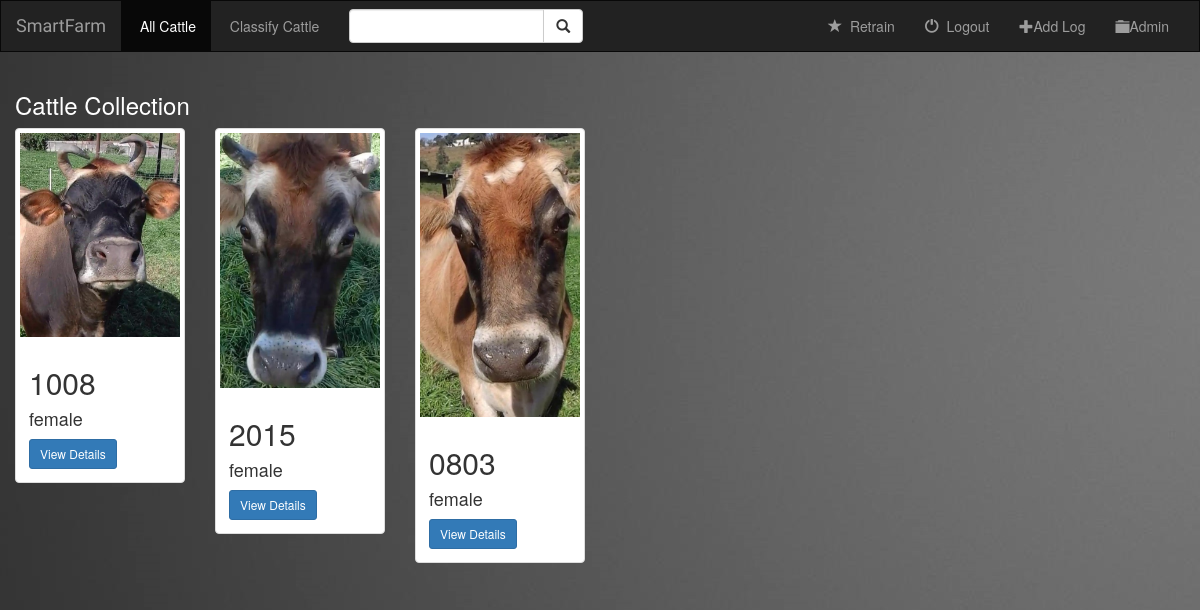
The app's page / (signed in) with its own data.
### face/models.py (models this page shows, shortened)
class Cow(models.Model):
    MALE = 'male'
    FEMALE = 'female'
    JERSEY = 'Jersey'
    AUBRAC = 'Aubrac'
    T1 = 'Horned In Both Sexes'
    T2 = 'Male Only Horned '
    HORN_CHOICES = (
        (T1, 'Horned In Both Sexes'),
        (T2, 'Male Only Horned '),
        )
    GENDER_CHOICES = (
        (MALE, 'male'),
        (FEMALE, 'female'),
        )
    name = models.CharField(max_length=100)
    gender = models.CharField(max_length=6, choices=GENDER_CHOICES,
        default=FEMALE)
    BREED_CHOICES = (
        (JERSEY, 'Jersey'),
        (AUBRAC, 'Aubrac'),
        )
    breed = models.CharField(max_length=15, choices=BREED_CHOICES,
        default=JERSEY)
    coat_color = models.CharField(max_length=100, default=None)
    horn_status = models.CharField(max_length=50, choices=HORN_CHOICES,
        default=T1)
    used_for = models.CharField(max_length=100, default=None)
    cow_img = models.FileField(default=None)

### face/views.py (the view)
# urls.py: url(r'^$', login_required(views.IndexView.as_view()), name='index'),
class IndexView(generic.ListView):
    template_name = 'face/index.html'
    login_url = 'face/login.html'
    context_object_name = 'all_cows'
    def get_queryset(self):
        result = Cow.objects.all()
        query = self.request.GET.get('q')
        if query:
            result = result.filter(
                Q(name__icontains=query) |
                Q(breed__icontains=query) |
                Q(gender__icontains=query)
            ).distinct()
        return result

### face/templates/face/index.html (shortened to what this page needs)
{% extends 'face/base.html' %}
{% block cattle_active %}active{% endblock %}
{% block body %}
<div class="albums-container container-fluid">
       <div class="row">
        {% if all_cows %}
           <div class="col-sm-12">
            <h3 style="color:#FFF">Cattle Collection</h3>
        </div>
            {% for cow in all_cows %}
                <div class="col-sm-4 col-lg-2">
                    <div class="thumbnail">
                        <a href="{% url 'face:detail' cow.id %}">
                            <img src="{{ cow.cow_img.url }}" class="img-responsive">
                        </a>
                        <div class="caption">
                            <h2>{{ cow.name }}</h2>
                            <h4>{{ cow.gender }}</h4>
                            <a href="{% url 'face:detail' cow.id %}" class="btn btn-primary btn-sm" role="button">View Details</a>
                        </div>
                    </div>
                </div>
            {% endfor %}
           {%else%}
                       <div class="col-lg-4 col-centered">
                        <h3 style="color:#FFF;">There are no cattle matching your query <a href="{% url 'face:index' %}" >View All</a></h3>
                    </div>
           {% endif %}
       </div>
</div>
{% endblock %}

### face/templates/face/base.html (shortened to what this page needs)
<!DOCTYPE html>
<html lang="en">
<head>
    {% load staticfiles %}
    <link rel="stylesheet" href="https://maxcdn.bootstrapcdn.com/bootstrap/3.3.6/css/bootstrap.min.css">
    <link rel="stylesheet" type="text/css" href="{% static 'face/style.css' %}"/>
</head>
<body>
    <nav class="navbar navbar-inverse">
    <div class="container-fluid">
        <div class="navbar-header">
            <a class="navbar-brand" href="{% url 'face:index' %}">SmartFarm</a>
        </div>
        <div class="collapse navbar-collapse" id="TopNavBar">
                <ul class="nav navbar-nav">
                    <li class="{% block cattle_active %} {% endblock %}">
                        <a href="{% url 'face:index' %}">
                        &nbsp;All Cattle
                    </a>
                      <li class="{% block classify_active %} {% endblock %}">
                        <a href="{% url 'face:classify' %}">
                        &nbsp;Classify Cattle
                    </a>
                    </li>
                </ul>
            <form class="navbar-form navbar-left" role="search" method="get" action="{% url 'face:index' %}">
                <div class="input-group">
                    <input type="text" class="form-control" name="q" value="{{ request.GET.q }}">
                    <div class="input-group-btn">
						<button class="btn btn-default" type="submit"><span class="glyphicon glyphicon-search"></span></button>
				    </div>
				</div>
            </form>
                <ul class="nav navbar-nav navbar-right">
                    <li class="{% block retrain_active %}{% endblock %}">
                    <a href="{% url 'face:retrain' %}">
                        <span class="glyphicon glyphicon-star" aria-hidden="true"></span>&nbsp; Retrain
                    </a>
                    </li>
                    <li>
                    <a href="{% url 'face:logout_user' %}">
                        <span class="glyphicon glyphicon-off" aria-hidden="true"></span>&nbsp; Logout
                    </a>
                    </li>
                    <li class="">
                        <a href="{{ pk }}/admin/face/cattlelog/add/">
                        <span class="glyphicon glyphicon-plus" aria-hidden="true"></span>Add Log
                    </a>
                      <li class="">
                        <a href="/admin/">
                        <span class="glyphicon glyphicon-folder-close" aria-hidden="true"></span>Admin
                    </a>
                    </li>
                </ul>
        </div>
    </div>
</nav>
{% block body %}
{% endblock %}
</body>
</html>

### face/static/face/style.css (style rules this page uses)
body { background: white url("images/background.png"); }
.navbar { border-radius: 0; }
.navbar-brand { font-family: 'Satisfy', cursive; }

### records on screen
Cow: cow_img (picture), name "1008", gender "female"
Cow: cow_img (picture), name "2015", gender "female"
Cow: cow_img (picture), name "0803", gender "female"
